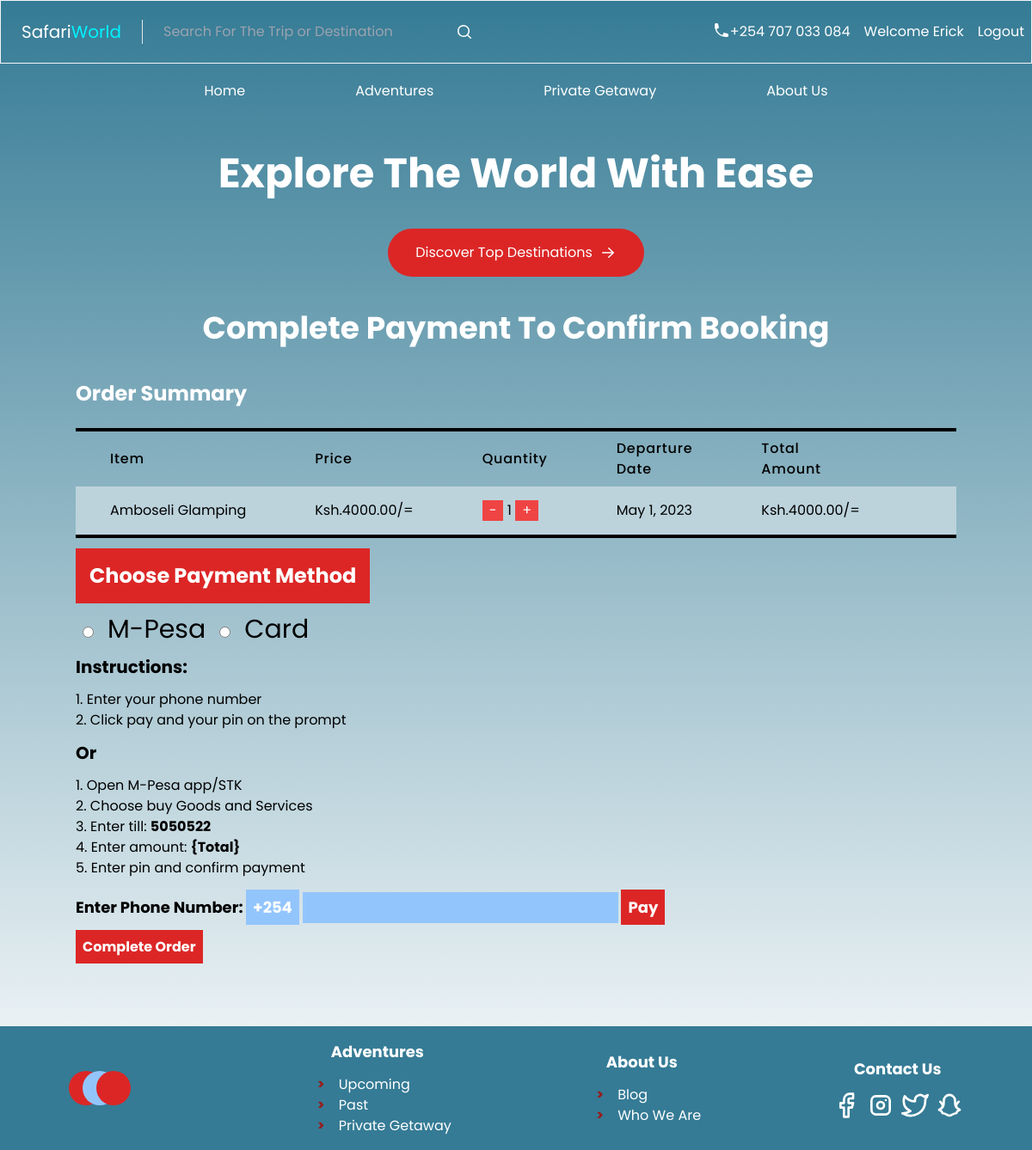
Before: /3a78d5d9-3136-41db-b91c-bafca54f5fa3/order (signed in) with the older database file.
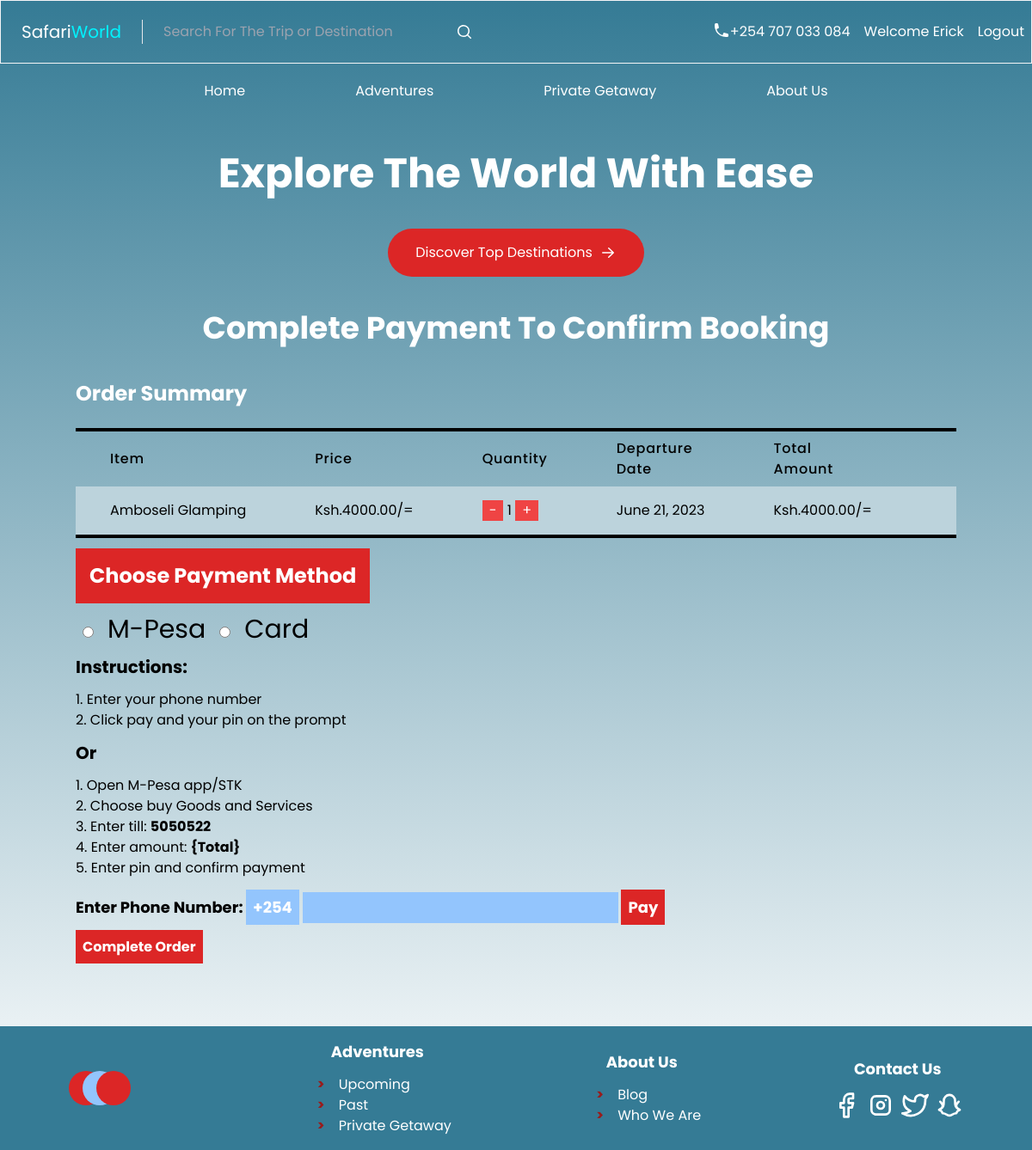
After: the same page with the newer database file.
### booking/models.py (models this page shows, shortened)
class BaseModel(models.Model):
    id = models.UUIDField(primary_key=True, default=uuid.uuid4, editable=False)
    created_at = models.DateTimeField(auto_now_add=True)
    updated_at = models.DateTimeField(auto_now=True)
    class Meta:
        abstract = True

class Adventure(BaseModel):
    name = models.CharField(max_length=250)
    place_id = models.ForeignKey(Place, on_delete=models.SET_NULL, null=True, related_name='adventures')
    description = models.CharField(max_length=1024)
    departure_date = models.DateField()
    return_date = models.DateField()
    price = models.DecimalField(max_digits=10, decimal_places=2)
    slots = models.IntegerField()
    age_limit = models.IntegerField(default=0)
    activities = models.CharField(max_length=250)
    image = models.FileField(upload_to='images', null=True)

### booking/views.py (the view)
# urls.py: path('<str:id>/order', views.order_page, name='order'),
@login_required
def order_page(request, id):
    adventure = Adventure.objects.get(id=id)
    context = {'adventure': adventure}
    return render(request, 'booking/order.html', context)

### booking/templates/booking/order.html (shortened to what this page needs)
{% extends 'booking/base.html' %} {% block content %}
<section class="flex-column items-center max-w-screen-lg mx-auto">
  <h1 class="text-white text-center text-2xl md:text-4xl font-bold my-10">
    Complete Payment To Confirm Booking
  </h1>
  <h3 class="font-bold text-2xl my-6 text-white">Order Summary</h3>
  <div>
    <div class="overflow-x-auto">
      <table class="w-full text-black border-black border-t-4 border-b-4">
        <thead>
          <tr>
            <th
              class="px-10 py-2 bg-transparent text-left text-l font-medium tracking-wider"
            >
              Item
            </th>
            <th
              class="px-10 py-2 bg-transparent text-left text-l font-medium tracking-wider"
            >
              Price
            </th>
            <th
              class="px-10 py-2 bg-transparent text-left text-l font-medium tracking-wider"
            >
              Quantity
            </th>
            <th
              class="px-10 py-2 bg-transparent text-left text-l font-medium tracking-wider"
            >
              Departure Date
            </th>
            <th
              class="px-10 py-2 bg-transparent text-left text-l font-medium tracking-wider"
            >
              Total Amount
            </th>
          </tr>
        </thead>
        <tbody class="" style="background-color: #bcd3dc">
          <tr>
            <td id="adventure" class="px-10 py-4 whitespace-nowrap">{{ adventure.name }}</td>
            <td class="px-10 py-4 whitespace-nowrap">
              <span>Ksh.</span><span id="price">{{ adventure.price }}<span>/=</span>
            </td>
            <td class="px-10 py-4 whitespace-nowrap">
              <button
                type="button"
                class="bg-red-500 px-2 text-center text-white"
                id="minus"
              >
                -
              </button>
              <span id="quantity">1</span>
              <button
                type="button"
                class="bg-red-500 px-2 text-center text-white"
                id="plus"
              >
                +
              </button>
            </td>
            <td class="px-10 py-4 whitespace-nowrap"> {{ adventure.departure_date }} </td>
            <td class="px-10 py-4 whitespace-nowrap">
              <span>Ksh.</span><span id="total">{{ adventure.price }}</span><span>/=</span>
            </td>
            <td class="px-10 py-4 whitespace-nowrap"></td>
          </tr>
        </tbody>
      </table>
    </div>
    <h2 class="text-white text-2xl bg-red-600 my-3 p-4 w-fit font-bold">
      Choose Payment Method
    </h2>
    <div class="text-3xl">
      <input
        class="mx-2"
        type="radio"
        id="mpesa"
        name="payments"
        value="M-Pesa"
      />
      <label for="mpesa">M-Pesa</label>
      <input class="mx-2" type="radio" id="card" name="payments" value="Card" />
      <label for="card">Card</label>
    </div>
    <p class="text-xl font-bold my-3">Instructions:</p>
    <ol class="list-decimal list-inside">
      <li>Enter your phone number</li>
      <li>Click pay and your pin on the prompt</li>
    </ol>
    <p class="text-xl font-bold my-3">Or</p>
    <ol class="list-decimal list-inside">
      <li>Open M-Pesa app/STK</li>
      <li>Choose buy Goods and Services</li>
      <li>Enter till: <strong>5050522</strong></li>
      <li>Enter amount: <strong>{Total}</strong></li>
      <li>Enter pin and confirm payment</li>
    </ol>
    <div class="my-4 text-lg font-bold">
      <label for="tel">Enter Phone Number: </label>
      <span class="bg-blue-300 p-2 text-white">+254</span>
      <input
        class="bg-blue-300 p-1 text-white focus:outline-none"
        type="text"
        id="tel"
      />
      <a class="bg-red-600 text-white font-xl p-2" href="#">Pay</a>
    </div>
    <a id="confirm" class="bg-red-600 text-white font-xl p-2 font-bold"
      >Complete Order</a
    >
  </div>
</section>
{% endblock %}

Changed rows visible on the page:
changed Adventure "Amboseli Glamping": departure_date "May 1, 2023" → "June 21, 2023"
